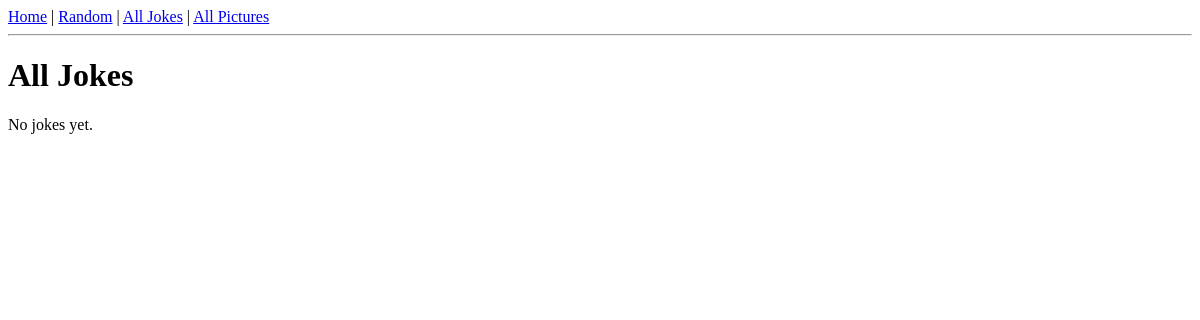
Page /dadjokes/jokes on the earlier database version.
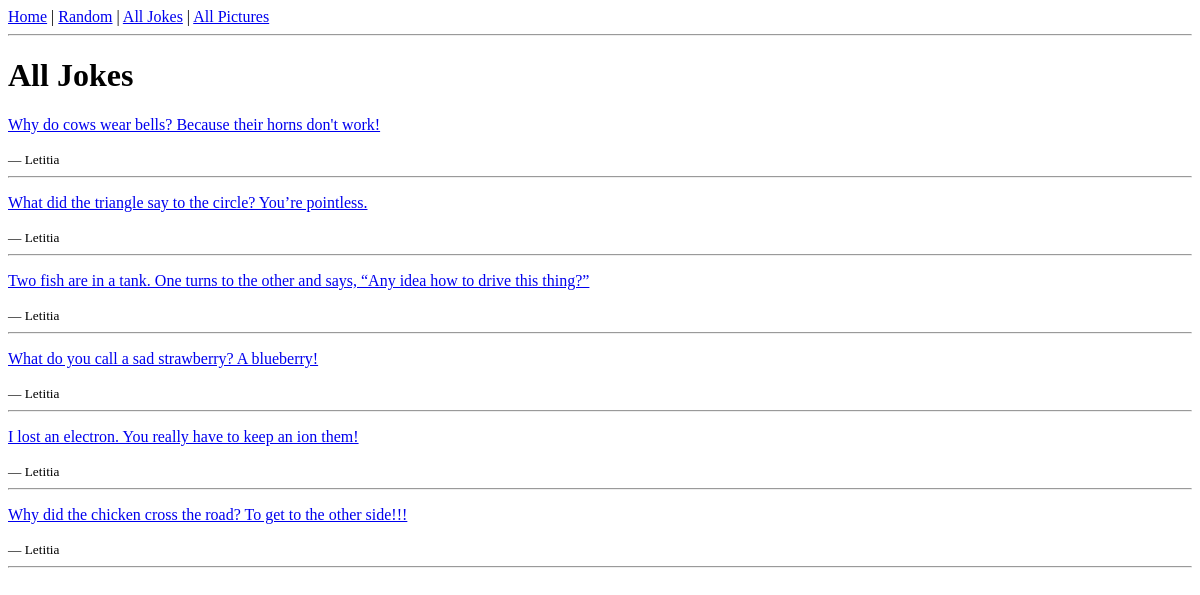
Same page on the later database version.
### dadjokes/models.py (models this page shows, shortened)
class Joke(models.Model):
    text = models.TextField(max_length=256)
    contributor = models.CharField(max_length=32)
    timestamp = models.DateTimeField(auto_now=True)

### dadjokes/views.py (the view)
# urls.py: path('jokes', views.all_jokes, name='dadjokes_jokes'),
def all_jokes(request):
    jokes = Joke.objects.all()
    return render(request, 'dadjokes/jokes.html', {'jokes': jokes})

### dadjokes/templates/dadjokes/jokes.html
{% extends 'dadjokes/base.html' %}
{% block content %}
<h1>All Jokes</h1>
{% for joke in jokes %}
    <div>
        <p><a href="/dadjokes/joke/{{ joke.pk }}">{{ joke.text }}</a></p>
        <small>— {{ joke.contributor }}</small>
    </div>
    <hr>
{% empty %}
    <p>No jokes yet.</p>
{% endfor %}
{% endblock %}

### dadjokes/templates/dadjokes/base.html (shortened to what this page needs)
<!DOCTYPE html>
<html>
<head>
</head>
<body>
    <nav>
        <a href="/dadjokes/">Home</a> |
        <a href="/dadjokes/random">Random</a> |
        <a href="/dadjokes/jokes">All Jokes</a> |
        <a href="/dadjokes/pictures">All Pictures</a>
    </nav>
    <hr>
    {% block content %}{% endblock %}
</body>
</html>

Differences in the rows shown:
added Joke: text "Why do cows wear bells? Because their horns don't work!", contributor "Letitia"
added Joke: text "What did the triangle say to the circle? You’re pointless.", contributor "Letitia"
added Joke: text "Two fish are in a tank. One turns to the other and says, “Any idea how to drive this thing?”", contributor "Letitia"
added Joke: text "What do you call a sad strawberry? A blueberry!", contributor "Letitia"
added Joke: text "I lost an electron. You really have to keep an ion them!", contributor "Letitia"
added Joke: text "Why did the chicken cross the road? To get to the other side!!!", contributor "Letitia"
Other differences:
text no longer shown: "No jokes yet."
